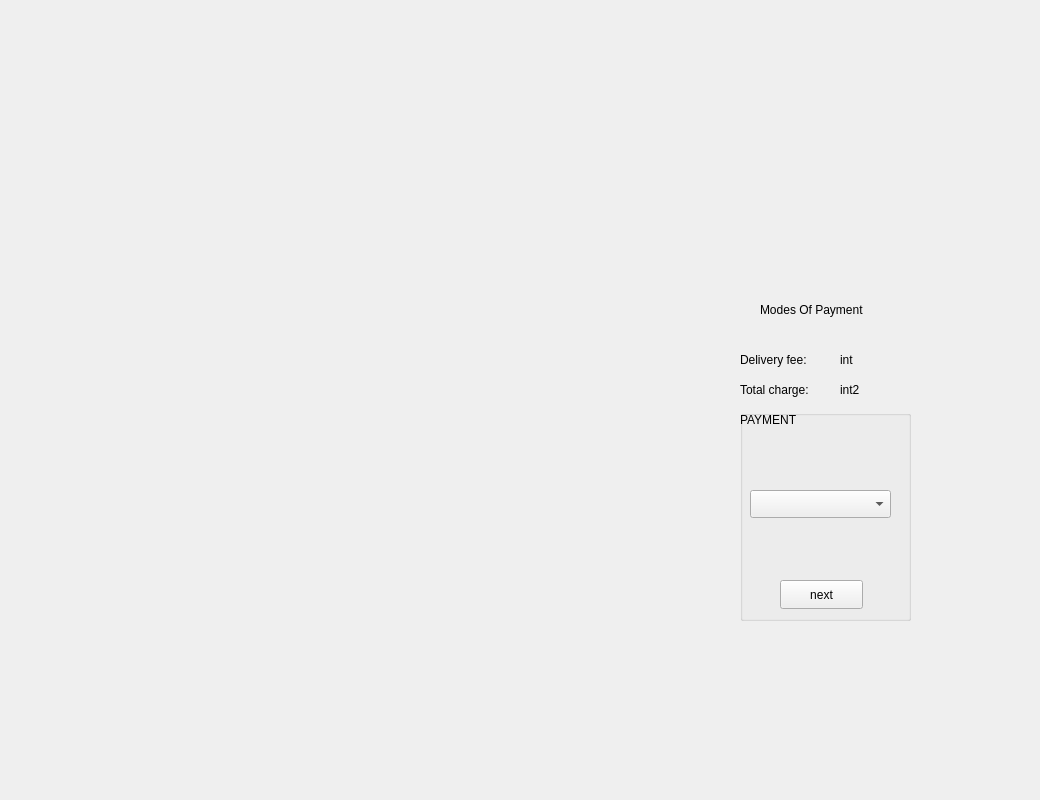
   <widget class="QWidget" name="page_10">
    <widget class="QLabel" name="label_10">
     <property name="geometry">
      <rect>
       <x>-10</x>
       <y>-40</y>
       <width>1031</width>
       <height>791</height>
      </rect>
     </property>
     <property name="text">
      <string/>
     </property>
    </widget>
    <widget class="QGroupBox" name="groupBox">
     <property name="geometry">
      <rect>
       <x>740</x>
       <y>410</y>
       <width>171</width>
       <height>211</height>
      </rect>
     </property>
     <property name="title">
      <string/>
     </property>
     <widget class="QPushButton" name="pushButton_confirm">
      <property name="geometry">
       <rect>
        <x>40</x>
        <y>170</y>
        <width>83</width>
        <height>29</height>
       </rect>
      </property>
      <property name="text">
       <string>next</string>
      </property>
     </widget>
     <widget class="QComboBox" name="comboBox1">
      <property name="geometry">
       <rect>
        <x>10</x>
        <y>80</y>
        <width>141</width>
        <height>28</height>
       </rect>
      </property>
     </widget>
     <widget class="QLabel" name="label_17">
      <property name="geometry">
       <rect>
        <x>0</x>
        <y>0</y>
        <width>131</width>
        <height>20</height>
       </rect>
      </property>
      <property name="text">
       <string/>
      </property>
      <property name="pixmap">
       <pixmap>../../../../Desktop/Birthday (2).png</pixmap>
      </property>
     </widget>
     <widget class="QLabel" name="label_18">
      <property name="geometry">
       <rect>
        <x>0</x>
        <y>0</y>
        <width>81</width>
        <height>20</height>
       </rect>
      </property>
      <property name="text">
       <string>PAYMENT</string>
      </property>
     </widget>
    </widget>
    <widget class="QLabel" name="label_16">
     <property name="geometry">
      <rect>
       <x>740</x>
       <y>300</y>
       <width>181</width>
       <height>20</height>
      </rect>
     </property>
     <property name="text">
      <string/>
     </property>
     <property name="pixmap">
      <pixmap>../../../../Desktop/Birthday (2).png</pixmap>
     </property>
    </widget>
    <widget class="QLabel" name="label_12">
     <property name="geometry">
      <rect>
       <x>760</x>
       <y>300</y>
       <width>151</width>
       <height>20</height>
      </rect>
     </property>
     <property name="text">
      <string>Modes Of Payment</string>
     </property>
    </widget>
    <widget class="QLabel" name="label_120">
     <property name="geometry">
      <rect>
       <x>770</x>
       <y>370</y>
       <width>71</width>
       <height>20</height>
      </rect>
     </property>
     <property name="text">
      <string/>
     </property>
    </widget>
    <widget class="QLabel" name="label_121">
     <property name="geometry">
      <rect>
       <x>740</x>
       <y>350</y>
       <width>181</width>
       <height>20</height>
      </rect>
     </property>
     <property name="text">
      <string/>
     </property>
     <property name="pixmap">
      <pixmap>../../../../Desktop/Birthday (2).png</pixmap>
     </property>
    </widget>
    <widget class="QLabel" name="label_delivery">
     <property name="geometry">
      <rect>
       <x>840</x>
       <y>350</y>
       <width>71</width>
       <height>20</height>
      </rect>
     </property>
     <property name="text">
      <string>int</string>
     </property>
    </widget>
    <widget class="QLabel" name="label_122">
     <property name="geometry">
      <rect>
       <x>740</x>
       <y>380</y>
       <width>181</width>
       <height>20</height>
      </rect>
     </property>
     <property name="text">
      <string/>
     </property>
     <property name="pixmap">
      <pixmap>../../../../Desktop/Birthday (2).png</pixmap>
     </property>
    </widget>
    <widget class="QLabel" name="label_total">
     <property name="geometry">
      <rect>
       <x>740</x>
       <y>380</y>
       <width>181</width>
       <height>20</height>
      </rect>
     </property>
     <property name="text">
      <string>Total charge:</string>
     </property>
    </widget>
    <widget class="QLabel" name="label_delivery_2">
     <property name="geometry">
      <rect>
       <x>740</x>
       <y>350</y>
       <width>81</width>
       <height>20</height>
      </rect>
     </property>
     <property name="text">
      <string>Delivery fee:</string>
     </property>
    </widget>
    <widget class="QLabel" name="label_totall">
     <property name="geometry">
      <rect>
       <x>840</x>
       <y>380</y>
       <width>63</width>
       <height>20</height>
      </rect>
     </property>
     <property name="text">
      <string>int2</string>
     </property>
    </widget>
   </widget>
